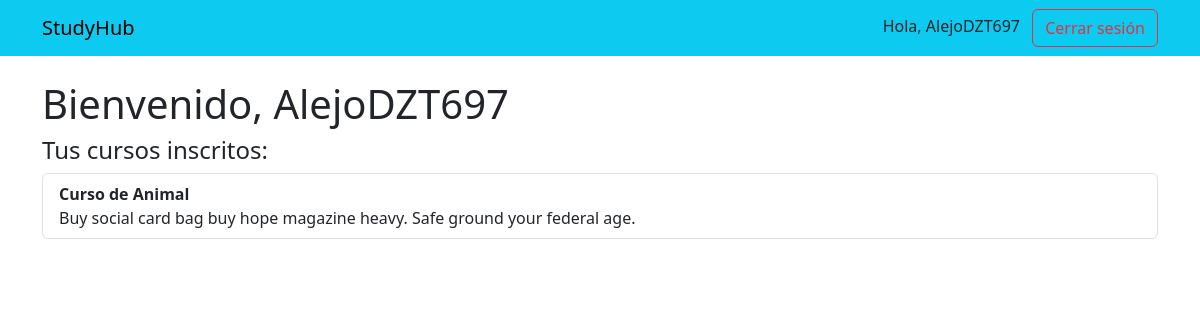
Page /dashboard/ (signed in) on the committed database.
### usuarios/models.py (models this page shows, shortened)
class Usuario(AbstractUser):
    ROL_CHOICES = (
        ('estudiante', 'Estudiante'),
        ('instructor', 'Instructor'),
        ('admin', 'Administrador'),
    )
    rol = models.CharField(max_length=20, choices=ROL_CHOICES, default='estudiante')

### cursos/models.py (models this page shows, shortened)
class Curso(models.Model):
    title = models.CharField(max_length=200)
    description = models.TextField(blank=True, null=True)
    time = models.IntegerField(help_text="Time in hours")

### usuarios/views.py (the view)
# urls.py: path('dashboard/', dashboard, name='dashboard'),
@login_required
def dashboard(request):
    usuario = request.user
    inscripciones = Inscripcion.objects.filter(usuario=usuario).select_related('curso')
    cursos = [ins.curso for ins in inscripciones]
    context = {
        'cursos': cursos
    }
    return render(request, 'usuarios/dashboard.html', context)

### usuarios/templates/usuarios/dashboard.html (shortened to what this page needs)
{% extends 'usuarios/base.html' %}
{% block content %}
  <h1>Bienvenido, {{ user.username }}</h1>
  <h4>Tus cursos inscritos:</h4>
  {% if cursos %}
    <ul class="list-group">
      {% for curso in cursos %}
        <li class="list-group-item">
          <strong>{{ curso.title }}</strong><br>
          {{ curso.description }}
        </li>
      {% endfor %}
    </ul>
  {% else %}
    <p>No estás inscrito en ningún curso aún.</p>
  {% endif %}
{% endblock %}

### usuarios/templates/usuarios/base.html (shortened to what this page needs)
<!DOCTYPE html>
<html lang="es">
<head>
  <link href="https://cdn.jsdelivr.net/npm/bootstrap@5.3.0/dist/css/bootstrap.min.css" rel="stylesheet">
</head>
<body>
  <nav class="navbar navbar-expand-lg navbar-light bg-info mb-4">
    <div class="container">
      <a class="navbar-brand" href="{% url 'inicio' %}">StudyHub</a>
      <div>
        {% if user.is_authenticated %}
          <span class="me-2">Hola, {{ user.username }}</span>
          <a href="{% url 'logout' %}" class="btn btn-outline-danger">Cerrar sesión</a>
        {% else %}
          <a href="{% url 'login' %}" class="btn btn-outline-primary me-2">Iniciar sesión</a>
          <a href="{% url 'register' %}" class="btn btn-outline-success">Registrarse</a>
        {% endif %}
      </div>
    </div>
  </nav>
  <main class="container">
    {% block content %}
    {% endblock %}
  </main>
</body>
</html>

### rows in the picture
Usuario: username "AlejoDZT697"
Curso: title "Curso de Animal", description "Buy social card bag buy hope magazine heavy. Safe ground your federal age."
